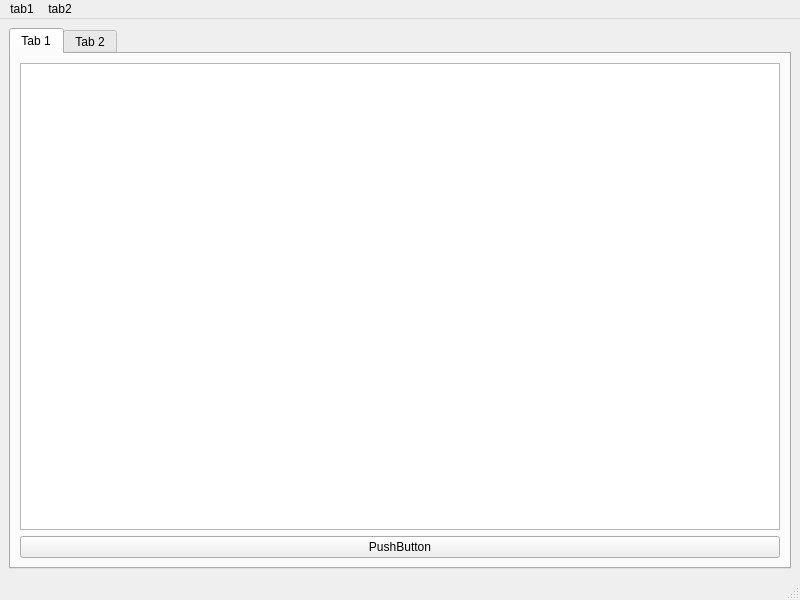
<?xml version="1.0" encoding="UTF-8"?>
<ui version="4.0">
 <class>MainWindow</class>
 <widget class="QMainWindow" name="MainWindow">
  <property name="geometry">
   <rect>
    <x>0</x>
    <y>0</y>
    <width>800</width>
    <height>600</height>
   </rect>
  </property>
  <property name="windowTitle">
   <string>MainWindow</string>
  </property>
  <widget class="QWidget" name="centralwidget">
   <layout class="QVBoxLayout" name="verticalLayout">
    <item>
     <widget class="QTabWidget" name="tabWidget">
      <property name="currentIndex">
       <number>0</number>
      </property>
      <widget class="QWidget" name="tab">
       <attribute name="title">
        <string>Tab 1</string>
       </attribute>
       <layout class="QVBoxLayout" name="verticalLayout_2">
        <item>
         <widget class="QTableWidget" name="tableWidget"/>
        </item>
        <item>
         <widget class="QPushButton" name="pushButton_2">
          <property name="text">
           <string>PushButton</string>
          </property>
         </widget>
        </item>
       </layout>
      </widget>
      <widget class="QWidget" name="tab_2">
       <attribute name="title">
        <string>Tab 2</string>
       </attribute>
       <layout class="QVBoxLayout" name="verticalLayout_3">
        <item>
         <widget class="QTableWidget" name="tableWidget_2"/>
        </item>
        <item>
         <widget class="QPushButton" name="pushButton">
          <property name="text">
           <string>PushButton</string>
          </property>
         </widget>
        </item>
       </layout>
      </widget>
     </widget>
    </item>
   </layout>
  </widget>
  <widget class="QMenuBar" name="menubar">
   <property name="geometry">
    <rect>
     <x>0</x>
     <y>0</y>
     <width>800</width>
     <height>21</height>
    </rect>
   </property>
   <widget class="QMenu" name="menutab1">
    <property name="title">
     <string>tab1</string>
    </property>
    <addaction name="actionTak"/>
   </widget>
   <widget class="QMenu" name="menutab2">
    <property name="title">
     <string>tab2</string>
    </property>
    <addaction name="actionNie"/>
   </widget>
   <addaction name="menutab1"/>
   <addaction name="menutab2"/>
  </widget>
  <widget class="QStatusBar" name="statusbar"/>
  <action name="actionTak">
   <property name="text">
    <string>Tak</string>
   </property>
  </action>
  <action name="actionNie">
   <property name="text">
    <string>Nie</string>
   </property>
  </action>
 </widget>
 <resources/>
 <connections/>
</ui>
